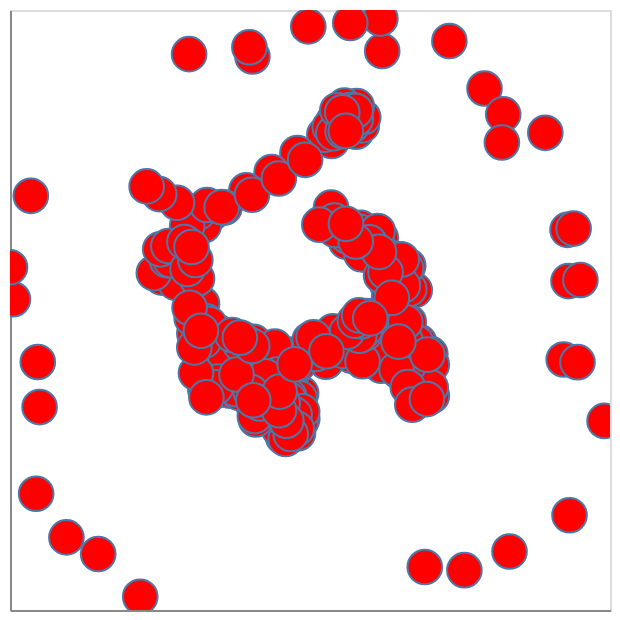

The code cell stored with this chart in its notebook:
### Code cell
import pandas as pd
import networkx as nx
import altair as alt
import nx_altair as nxa
import ast

# 1. Load your country data from Excel
df = pd.read_excel('CountryEconomics.xlsx')

# 2. Make sure all Borders values are Python lists
#    (If they're strings, convert them; if NaN, use empty list)
df['Borders'] = df['Borders'].apply(
    lambda x: ast.literal_eval(x) if isinstance(x, str) else ([] if pd.isna(x) else x)
)

# 3. Build the graph
G = nx.Graph()
for idx, row in df.iterrows():
    country = row['Country']
    # Add node even if it has no borders
    G.add_node(country)
    # Add edges for countries with borders
    for neighbor in row['Borders']:
        G.add_edge(country, neighbor)

# 4. Visualize with Altair and nx_altair
pos = nx.spring_layout(G, seed=42)  # Or use custom coordinates if you have them
viz = nxa.draw_networkx(G, pos)
viz = viz.interactive()
viz.show()

### Figure 1 — Vega-Lite specification as saved in the notebook (floating-point values rounded to 4 significant figures; data arrays with more than 128 entries replaced by an {"elided": "..."} marker saying what was removed)
{"config": {"view": {"continuousWidth": 300, "continuousHeight": 300}}, "layer": [{"data": {"name": "data-e8f2f1a9190641e06766d8bea655f1cf"}, "mark": {"type": "line", "color": "black", "opacity": 1, "strokeWidth": 1}, "encoding": {"detail": {"field": "edge", "type": "quantitative"}, "x": {"axis": {"grid": false, "labels": false, "ticks": false, "title": ""}, "field": "x", "type": "quantitative"}, "y": {"axis": {"grid": false, "labels": false, "ticks": false, "title": ""}, "field": "y", "type": "quantitative"}}, "name": "view_1"}, {"data": {"name": "data-bc851d17254d67af91fa3c00d84ba6e5"}, "mark": {"type": "point", "fill": "red", "opacity": 1, "size": 300, "strokeWidth": 1.0}, "encoding": {"x": {"axis": {"grid": false, "labels": false, "ticks": false}, "field": "x", "type": "quantitative"}, "y": {"axis": {"grid": false, "labels": false, "ticks": false}, "field": "y", "type": "quantitative"}}}], "params": [{"name": "param_1", "select": {"type": "interval", "encodings": ["x", "y"]}, "bind": "scales", "views": ["view_1"]}], "$schema": "https://vega.github.io/schema/vega-lite/v5.20.1.json", "datasets": {"data-e8f2f1a9190641e06766d8bea655f1cf": {"elided": "1218 records"}, "data-bc851d17254d67af91fa3c00d84ba6e5": {"elided": "334 records"}}}
